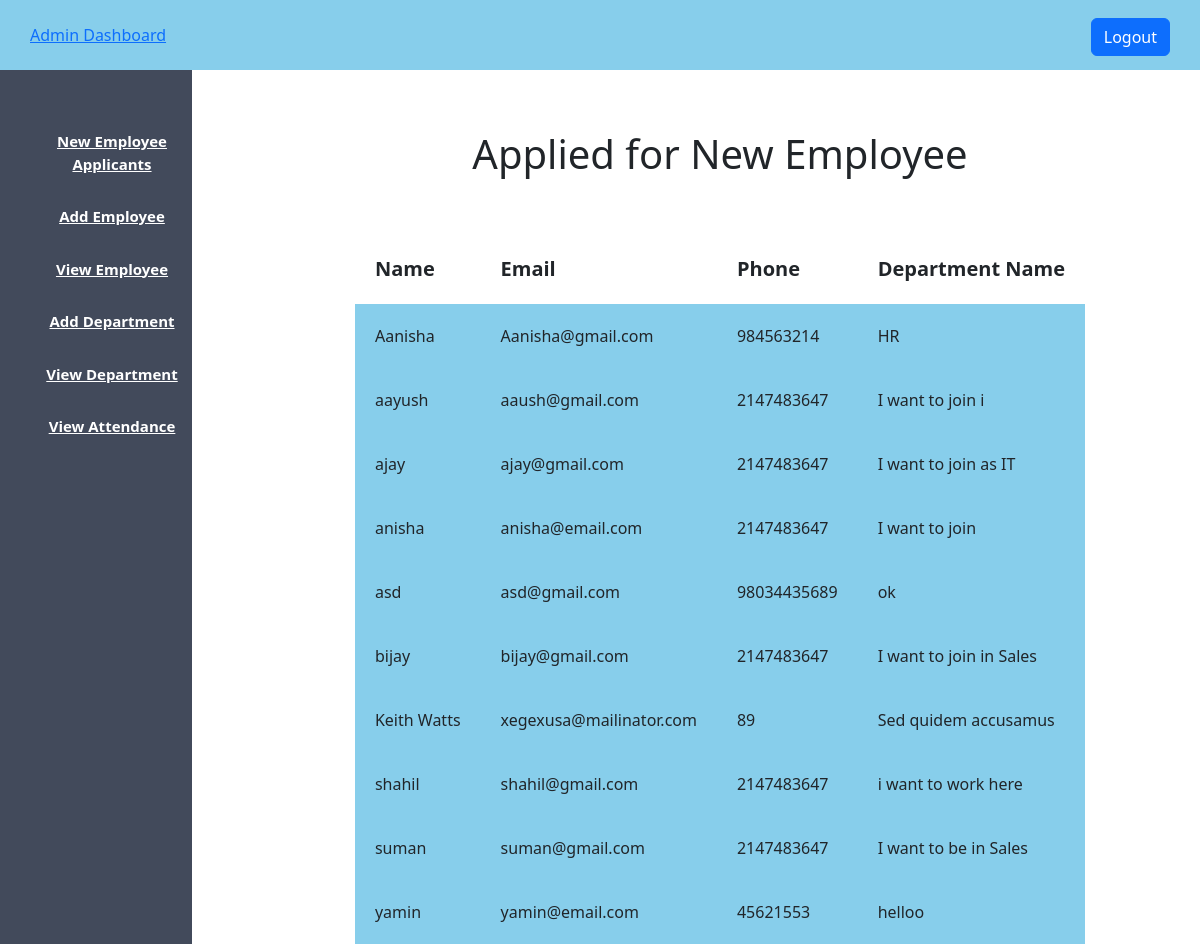
The page /newemployee.php (signed in) on the database its author committed.
### tables this page shows
CREATE TABLE `new_employee` (
  `id` int(11) NOT NULL,
  `name` varchar(255) DEFAULT NULL,
  `email` varchar(255) DEFAULT NULL,
  `phone` bigint(100) DEFAULT NULL,
  `message` varchar(255) DEFAULT NULL
);

### newemployee.php (the view, shortened to what this page needs)
<?php
$host = "localhost";
$user = "root";
$password = "";
$db = "employeeproject";
$data = mysqli_connect($host, $user, $password, $db);
$sql = "SELECT * FROM new_employee";
$result = mysqli_query($data, $sql);
$employees = [];
while ($row = $result->fetch_assoc()) {
    $employees[] = $row;
}
for ($i = 0; $i < count($employees) - 1; $i++) {
    for ($j = 0; $j < count($employees) - $i - 1; $j++) {
        if (strcasecmp($employees[$j]['name'], $employees[$j + 1]['name']) > 0) {
            $temp = $employees[$j];
            $employees[$j] = $employees[$j + 1];
            $employees[$j + 1] = $temp;
        }
    }
}
?>
<!DOCTYPE html>
<html lang="en">
<head>
    <link rel="stylesheet" href="admin.css">
    <link rel="stylesheet" href="https://cdn.jsdelivr.net/npm/bootstrap@5.3.3/dist/css/bootstrap.min.css">
</head>
<body>
    <?php include 'admin_sidebar.php'; ?>
    <div class="content">
        <center>
            <h1>Applied for New Employee</h1>
            <br><br>
            <table style="border: red;">
                <tr>
                    <th class="table_th">Name</th>
                    <th class="table_th">Email</th>
                    <th class="table_th">Phone</th>
                    <th class="table_th">Department Name</th>
                </tr>
                <?php
                foreach ($employees as $info)  {
                ?>
                <tr>
                    <td class="table_td"><?php echo htmlspecialchars($info['name']); ?></td>
                    <td class="table_td"><?php echo htmlspecialchars($info['email']); ?></td>
                    <td class="table_td"><?php echo htmlspecialchars($info['phone']); ?></td>
                    <td class="table_td"><?php echo htmlspecialchars($info['message']); ?></td>
                </tr>
                <?php
                }
                ?>
            </table>
        </center>
    </div>
</body>
</html>

### admin.css (style rules this page uses)
* { margin: 0px; padding: 0px ; }
.content { margin-left: 20%; margin-top: 5%; }

### newemployee.php (style rules this page uses)
.table_th { padding: 20px; font-size: 20px; }
.table_td { padding: 20px; background-color: skyblue; }

### rows shown on the page
new_employee: name "Aanisha", email "Aanisha@gmail.com", phone "984563214", message "HR"
new_employee: name "aayush", email "aaush@gmail.com", phone "2147483647", message "I want to join i"
new_employee: name "ajay", email "ajay@gmail.com", phone "2147483647", message "I want to join as IT"
new_employee: name "anisha", email "anisha@email.com", phone "2147483647", message "I want to join"
new_employee: name "asd", email "asd@gmail.com", phone "98034435689", message "ok"
new_employee: name "bijay", email "bijay@gmail.com", phone "2147483647", message "I want to join in Sales"
new_employee: name "Keith Watts", email "xegexusa@mailinator.com", phone "89", message "Sed quidem accusamus"
new_employee: name "shahil", email "shahil@gmail.com", phone "2147483647", message "i want to work here"
new_employee: name "suman", email "suman@gmail.com", phone "2147483647", message "I want to be in Sales"
new_employee: name "yamin", email "yamin@email.com", phone "45621553", message "helloo"
